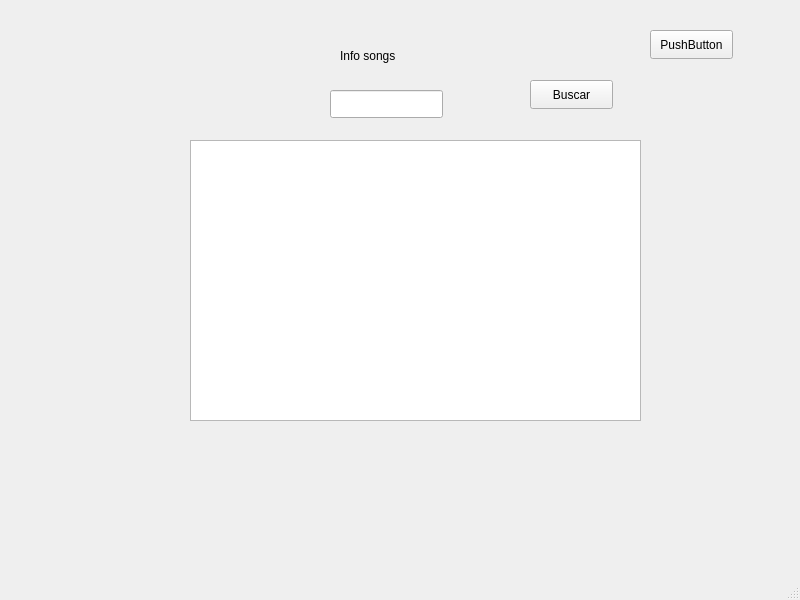
<?xml version="1.0" encoding="UTF-8"?>
<ui version="4.0">
 <class>MainWindow</class>
 <widget class="QMainWindow" name="MainWindow">
  <property name="geometry">
   <rect>
    <x>0</x>
    <y>0</y>
    <width>800</width>
    <height>600</height>
   </rect>
  </property>
  <property name="windowTitle">
   <string>MainWindow</string>
  </property>
  <widget class="QWidget" name="centralwidget">
   <widget class="QStackedWidget" name="stackedWidget">
    <property name="geometry">
     <rect>
      <x>0</x>
      <y>0</y>
      <width>801</width>
      <height>571</height>
     </rect>
    </property>
    <property name="currentIndex">
     <number>3</number>
    </property>
    <widget class="QWidget" name="page">
     <widget class="QPushButton" name="addbtn">
      <property name="geometry">
       <rect>
        <x>330</x>
        <y>110</y>
        <width>83</width>
        <height>29</height>
       </rect>
      </property>
      <property name="text">
       <string>Add Song</string>
      </property>
     </widget>
     <widget class="QPushButton" name="reviewbtn">
      <property name="geometry">
       <rect>
        <x>320</x>
        <y>170</y>
        <width>101</width>
        <height>29</height>
       </rect>
      </property>
      <property name="text">
       <string>Review Song</string>
      </property>
     </widget>
     <widget class="QPushButton" name="downbtn">
      <property name="geometry">
       <rect>
        <x>310</x>
        <y>230</y>
        <width>121</width>
        <height>29</height>
       </rect>
      </property>
      <property name="text">
       <string>Download Song</string>
      </property>
     </widget>
     <widget class="QPushButton" name="lisbtn">
      <property name="geometry">
       <rect>
        <x>330</x>
        <y>300</y>
        <width>83</width>
        <height>29</height>
       </rect>
      </property>
      <property name="text">
       <string>Song List</string>
      </property>
     </widget>
     <widget class="QPushButton" name="infobtn">
      <property name="geometry">
       <rect>
        <x>330</x>
        <y>370</y>
        <width>83</width>
        <height>29</height>
       </rect>
      </property>
      <property name="text">
       <string>Info Songs</string>
      </property>
     </widget>
     <widget class="QLabel" name="label_3">
      <property name="geometry">
       <rect>
        <x>250</x>
        <y>30</y>
        <width>241</width>
        <height>61</height>
       </rect>
      </property>
      <property name="text">
       <string>&lt;html&gt;&lt;head/&gt;&lt;body&gt;&lt;p align=&quot;center&quot;&gt;&lt;span style=&quot; font-size:20pt;&quot;&gt;Menu Principal&lt;/span&gt;&lt;/p&gt;&lt;/body&gt;&lt;/html&gt;</string>
      </property>
     </widget>
    </widget>
    <widget class="QWidget" name="page_3">
     <widget class="QPushButton" name="volveradd">
      <property name="geometry">
       <rect>
        <x>640</x>
        <y>40</y>
        <width>83</width>
        <height>29</height>
       </rect>
      </property>
      <property name="text">
       <string>Regresar</string>
      </property>
     </widget>
     <widget class="QLabel" name="label">
      <property name="geometry">
       <rect>
        <x>290</x>
        <y>30</y>
        <width>181</width>
        <height>61</height>
       </rect>
      </property>
      <property name="text">
       <string>&lt;html&gt;&lt;head/&gt;&lt;body&gt;&lt;p align=&quot;center&quot;&gt;&lt;span style=&quot; font-size:20pt;&quot;&gt;Add Songs&lt;/span&gt;&lt;/p&gt;&lt;/body&gt;&lt;/html&gt;</string>
      </property>
     </widget>
     <widget class="QLineEdit" name="nombretxt">
      <property name="geometry">
       <rect>
        <x>330</x>
        <y>130</y>
        <width>113</width>
        <height>28</height>
       </rect>
      </property>
      <property name="text">
       <string/>
      </property>
     </widget>
     <widget class="QLineEdit" name="cantantetxt">
      <property name="geometry">
       <rect>
        <x>330</x>
        <y>180</y>
        <width>113</width>
        <height>28</height>
       </rect>
      </property>
     </widget>
     <widget class="QLineEdit" name="preciotxt">
      <property name="geometry">
       <rect>
        <x>330</x>
        <y>270</y>
        <width>113</width>
        <height>28</height>
       </rect>
      </property>
     </widget>
     <widget class="QComboBox" name="generCB">
      <property name="geometry">
       <rect>
        <x>330</x>
        <y>220</y>
        <width>111</width>
        <height>31</height>
       </rect>
      </property>
      <item>
       <property name="text">
        <string>DANCE</string>
       </property>
      </item>
      <item>
       <property name="text">
        <string>ELECTRONICA</string>
       </property>
      </item>
      <item>
       <property name="text">
        <string>RANCHERA</string>
       </property>
      </item>
      <item>
       <property name="text">
        <string>POP</string>
       </property>
      </item>
      <item>
       <property name="text">
        <string>RAP</string>
       </property>
      </item>
      <item>
       <property name="text">
        <string>REGGAE</string>
       </property>
      </item>
      <item>
       <property name="text">
        <string>ROCK</string>
       </property>
      </item>
     </widget>
     <widget class="QTimeEdit" name="timeEdit">
      <property name="geometry">
       <rect>
        <x>330</x>
        <y>330</y>
        <width>118</width>
        <height>29</height>
       </rect>
      </property>
      <property name="displayFormat">
       <string>mm:ss</string>
      </property>
     </widget>
     <widget class="QPushButton" name="add">
      <property name="geometry">
       <rect>
        <x>350</x>
        <y>390</y>
        <width>83</width>
        <height>29</height>
       </rect>
      </property>
      <property name="text">
       <string>add song</string>
      </property>
     </widget>
    </widget>
    <widget class="QWidget" name="page_2">
     <widget class="QPushButton" name="pushButton_2">
      <property name="geometry">
       <rect>
        <x>320</x>
        <y>250</y>
        <width>83</width>
        <height>29</height>
       </rect>
      </property>
      <property name="text">
       <string>PushButton</string>
      </property>
     </widget>
    </widget>
    <widget class="QWidget" name="page_4">
     <widget class="QLabel" name="label_2">
      <property name="geometry">
       <rect>
        <x>340</x>
        <y>30</y>
        <width>141</width>
        <height>51</height>
       </rect>
      </property>
      <property name="text">
       <string>Info songs</string>
      </property>
     </widget>
     <widget class="QTextEdit" name="textEdit">
      <property name="geometry">
       <rect>
        <x>190</x>
        <y>140</y>
        <width>451</width>
        <height>281</height>
       </rect>
      </property>
     </widget>
     <widget class="QLineEdit" name="codtxt">
      <property name="geometry">
       <rect>
        <x>330</x>
        <y>90</y>
        <width>113</width>
        <height>28</height>
       </rect>
      </property>
     </widget>
     <widget class="QPushButton" name="Buscar">
      <property name="geometry">
       <rect>
        <x>530</x>
        <y>80</y>
        <width>83</width>
        <height>29</height>
       </rect>
      </property>
      <property name="text">
       <string>Buscar</string>
      </property>
     </widget>
     <widget class="QPushButton" name="regresarInfo">
      <property name="geometry">
       <rect>
        <x>650</x>
        <y>30</y>
        <width>83</width>
        <height>29</height>
       </rect>
      </property>
      <property name="text">
       <string>PushButton</string>
      </property>
     </widget>
    </widget>
   </widget>
  </widget>
  <widget class="QMenuBar" name="menubar">
   <property name="geometry">
    <rect>
     <x>0</x>
     <y>0</y>
     <width>800</width>
     <height>25</height>
    </rect>
   </property>
  </widget>
  <widget class="QStatusBar" name="statusbar"/>
 </widget>
 <resources/>
 <connections/>
</ui>
